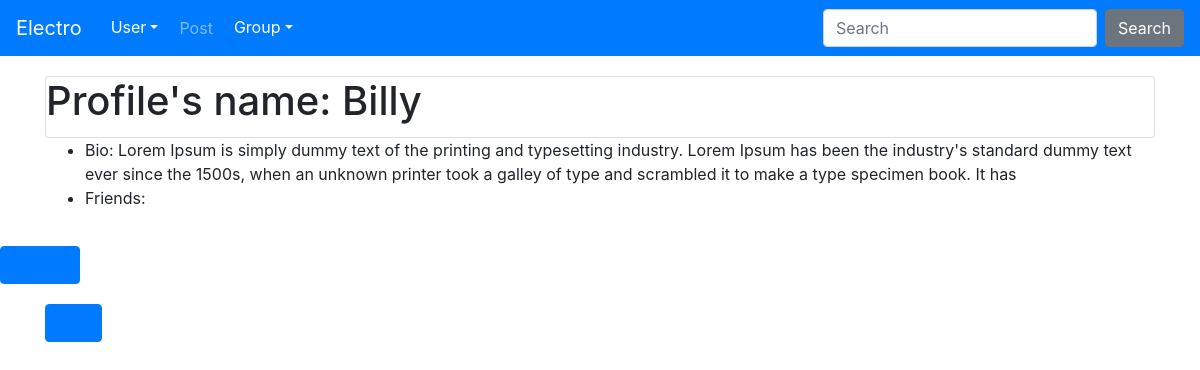
Page /electro/user/2/ (signed in) on the earlier database version.
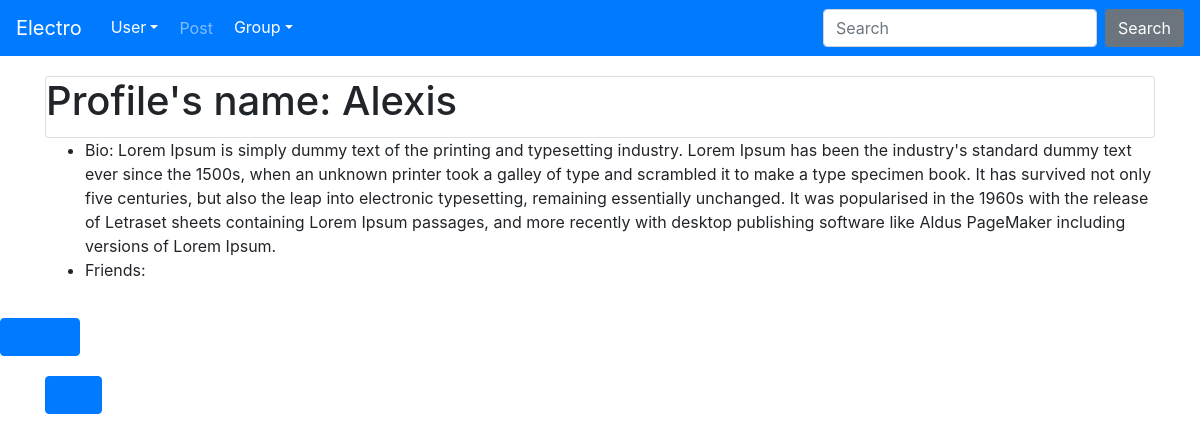
Same page on the later database version.
### electro_social/models.py (models this page shows, shortened)
class Profile(models.Model):
    user = models.OneToOneField(settings.AUTH_USER_MODEL,
    on_delete=models.CASCADE)
    profile_picture = models.ImageField(upload_to='img', blank=True, null=True)
    description = models.TextField(blank=True)
    birth_date = models.DateField(null=True, blank=True)
    followers = models.ManyToManyField(settings.AUTH_USER_MODEL, blank=True, related_name="followers")
    class Meta():
        ordering = ['user']

### electro_social/views.py (the view)
# urls.py: path('user/<int:pk>/', views.DetailUserProfile.as_view(), name='detail'),
class DetailUserProfile(DetailView):
    template_name = 'users/user_detail.html'
    def get_object(self):
        return Profile.objects.filter(user=self.kwargs['pk'])
    def get_context_data(self, **kwargs):
        context = super(DetailUserProfile, self).get_context_data(**kwargs)
        context['infos'] = self.get_object()
        context['posts'] = Post.objects.all().filter(user=self.kwargs['pk'])
        context['post_numbers'] = Post.objects.filter(user=self.kwargs['pk']).count()
        context['groups'] = Group.objects.filter(members=self.kwargs['pk'])
        return context

### electro_social/templates/users/user_detail.html (shortened to what this page needs)
{% extends 'base.html' %}
{% load static %}
{% block page_content %}
{% if user.is_authenticated %}
<div class="padding">
	<div class="container">
		<div class="card">
			{% for info in infos %}
			<h1 class="card-title"> Profile's name: {{ info.user }} </h1>
		</div>
		<ul>
			<li class="card-text">Bio: {{ info.description }}</li>
			{% if not info.friends %}
			<li class="card-text">Friends: {{ info.friends.count }}</li>
			{% else %}
			<li>No friends</li>
			{% endif %}
			{% endfor %}
		</ul>
	</div>
</div>
			<div class="btn btn-primary">
			<a href="{% url 'electro:accept' user.id %}">Accept</a>
			</div>
				<div class="padding">
				  <div class="container">
						<div class="btn btn-primary">
						<a href="{% url 'electro:add' user.id %}">Add</a>
					</div>
    </div>
</div>
{% endif %}
{% endblock %}

Differences in the rows shown:
no longer on this page (row edited): Profile: user "Billy", description "Lorem Ipsum is simply dummy text of the printing and typesetting industry. Lorem Ipsum has been the industry's standard dummy text ever since the 1500s, when an unknown printer took a galley of type and scrambled it to make a type specimen book. It has"
now on this page (row edited): Profile: user "Alexis", description "Lorem Ipsum is simply dummy text of the printing and typesetting industry. Lorem Ipsum has been the industry's standard dummy text ever since the 1500s, when an unknown printer took a galley of type and scrambled it to make a type specimen book. It has survived not only five centuries, but also the leap into electronic typesetting, remaining essentially unchanged. It was popularised in the 1960s with the release of Letraset sheets containing Lorem Ipsum passages, and more recently with desktop publishing software like Aldus PageMaker including versions of Lorem Ipsum."
